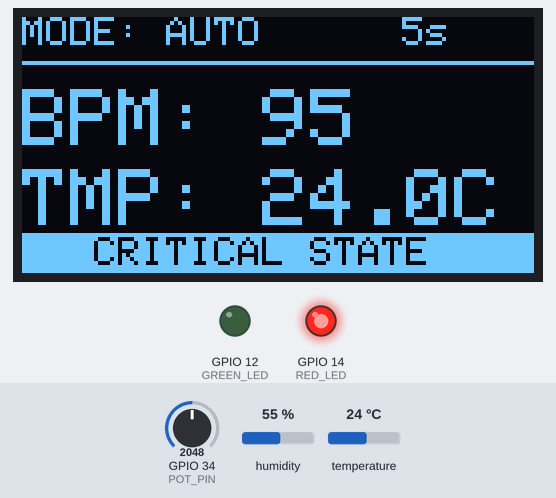
A sketch run on a simulated ESP32. Shown: 128×64 one-colour display, output pins drawn as LEDs (lit = HIGH). Inputs (shaded band) come from the test bench; at power-on: temperature 24 °C, GPIO 34 (POT_PIN) = 2048, humidity 55 %. WiFi joins after 1.5 s; servers stay silent unless stated; no MQTT or app messages arrive unless stated; what the sketch prints to the serial monitor is not drawn.

Above: at 2.7 s.
2.8 s: temperature set to 34.3 °C
At 6.72 s:
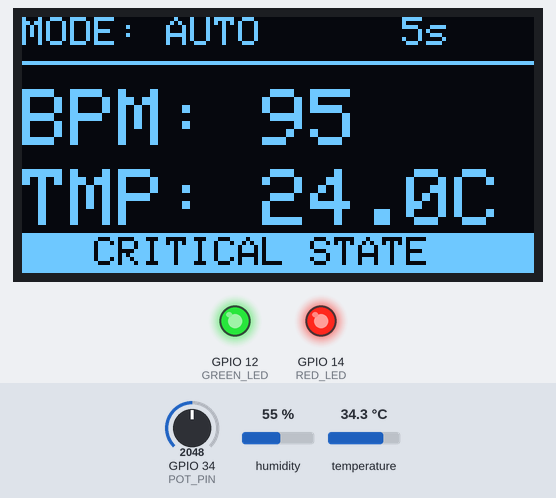
At 7.7 s:
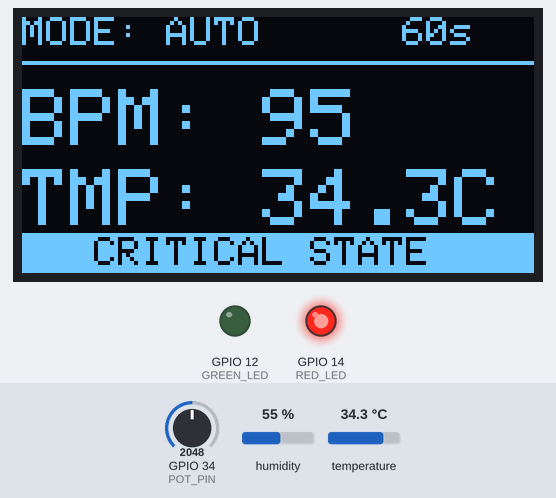
8.3 s: temperature set to 35.6 °C
Timing chart, 0 to 11.3 s (numbered marks = the images above; inputs shaded):
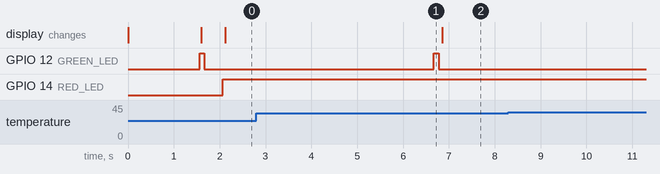

Measured:
- after the input at 2.8 s, the display: changes after 4.0 s (image 2)
- after the input at 8.3 s, every drawn part: stays the same

The sketch:

sketch.ino
```cpp
#include <WiFi.h>
#include <Adafruit_MQTT.h>
#include <Adafruit_MQTT_Client.h>
#include <DHT.h>
#include <Wire.h>
#include <Adafruit_GFX.h>
#include <Adafruit_SSD1306.h>

// --- Pin Definitions ---
#define POT_PIN       34
#define DHT_PIN       15
#define DHT_TYPE      DHT22
#define GREEN_LED     12
#define RED_LED       14

// --- OLED Configuration ---
#define SCREEN_WIDTH 128
#define SCREEN_HEIGHT 64
Adafruit_SSD1306 display(SCREEN_WIDTH, SCREEN_HEIGHT, &Wire, -1);

// --- Wi-Fi & Adafruit IO Credentials ---
#define WLAN_SSID       "Wokwi-GUEST"
#define WLAN_PASS       ""
#define AIO_SERVER      "io.adafruit.com"
#define AIO_SERVERPORT  1883
#define AIO_USERNAME    "raj12"
#define AIO_KEY         "aio_aoWg38lvT63BnR7e1ahm5WBTH67U"

// --- Global State Variables ---
enum MonitoringMode { MODE_AUTO, MODE_MANUAL };
MonitoringMode currentMode = MODE_AUTO;
int currentSamplingRate = 5;
int manualSliderRate = 30;

float currentBPM = 75.0;
float currentTemp = 37.0;
bool isEmergency = false;

// --- FreeRTOS Queue Handles ---
QueueHandle_t samplingRateQueue;

// --- Setup WiFi and MQTT Clients ---
WiFiClient client;
Adafruit_MQTT_Client mqtt(&client, AIO_SERVER, AIO_SERVERPORT, AIO_USERNAME, AIO_KEY);

// --- MQTT Feeds ---
Adafruit_MQTT_Publish pubBPM = Adafruit_MQTT_Publish(&mqtt, AIO_USERNAME "/feeds/heart-rate");
Adafruit_MQTT_Publish pubTemp = Adafruit_MQTT_Publish(&mqtt, AIO_USERNAME "/feeds/temperature");
Adafruit_MQTT_Publish pubMode = Adafruit_MQTT_Publish(&mqtt, AIO_USERNAME "/feeds/sampling-mode");

// Initialize Sensors
DHT dht(DHT_PIN, DHT_TYPE);

// --- Function Prototypes ---
void MQTT_connect();
void vSensorTask(void *pvParameters);
void vProcessingTask(void *pvParameters);
void vDisplayTask(void *pvParameters);
void vMQTTTask(void *pvParameters);

void setup() {
  Serial.begin(115200);
  delay(10);

  pinMode(GREEN_LED, OUTPUT);
  pinMode(RED_LED, OUTPUT);
  analogSetAttenuation(ADC_11db);
  dht.begin();

  // Initialize OLED Display
  if(!display.begin(SSD1306_SWITCHCAPVCC, 0x3C)) {
    Serial.println(F("OLED allocation failed"));
    for(;;);
  }
  display.clearDisplay();
  display.display();

  // Connect to Virtual WiFi
  Serial.print("Connecting to Wi-Fi");
  WiFi.begin(WLAN_SSID, WLAN_PASS);
  while (WiFi.status() != WL_CONNECTED) {
    delay(500);
    Serial.print(".");
  }
  Serial.println("\nWi-Fi Connected!");

  // Create FreeRTOS Queue
  samplingRateQueue = xQueueCreate(1, sizeof(int));

  // --- Create FreeRTOS Tasks ---
  xTaskCreatePinnedToCore(vSensorTask, "Sensor Task", 3072, NULL, 2, NULL, 1);
  xTaskCreatePinnedToCore(vProcessingTask, "Processing Task", 2048, NULL, 3, NULL, 1);
  xTaskCreatePinnedToCore(vDisplayTask, "Display Task", 4096, NULL, 1, NULL, 1);
  xTaskCreatePinnedToCore(vMQTTTask, "MQTT Task", 8192, NULL, 1, NULL, 0);
}

void loop() {
  // Managed completely by FreeRTOS scheduler tasks.
}

// ==========================================
//           FREERTOS TASK DEFINITIONS
// ==========================================

void vSensorTask(void *pvParameters) {
  int localSamplingRate = 5;

  for (;;) {
    if (xQueueReceive(samplingRateQueue, &localSamplingRate, 0) == pdTRUE) {
      currentSamplingRate = localSamplingRate;
    }

    digitalWrite(GREEN_LED, HIGH);
    vTaskDelay(pdMS_TO_TICKS(100));
    digitalWrite(GREEN_LED, LOW);

    int potValue = analogRead(POT_PIN);
    currentBPM = map(potValue, 0, 4095, 50, 140);

    if(currentBPM < 50) currentBPM = 50;

    float t = dht.readTemperature();
    if (!isnan(t)) {
      currentTemp = t;
    }

    Serial.printf("[Sensor] BPM: %.1f | Temp: %.1fC | Rate: %ds\n", currentBPM, currentTemp, currentSamplingRate);

    vTaskDelay(pdMS_TO_TICKS(currentSamplingRate * 1000));
  }
}

void vProcessingTask(void *pvParameters) {
  int targetRate = 5;

  for (;;) {
    if (currentBPM > 100 || currentBPM < 60 || currentTemp > 39.0 || currentTemp < 35.0) {
      isEmergency = true;
      digitalWrite(RED_LED, HIGH);
    } else {
      isEmergency = false;
      digitalWrite(RED_LED, LOW);
    }

    if (currentMode == MODE_AUTO) {
      targetRate = isEmergency ? 5 : 60;
    } else {
      targetRate = manualSliderRate;
    }

    if (targetRate != currentSamplingRate) {
      xQueueOverwrite(samplingRateQueue, &targetRate);
    }

    vTaskDelay(pdMS_TO_TICKS(500));
  }
}

void vDisplayTask(void *pvParameters) {
  for (;;) {
    display.clearDisplay();
    display.setTextColor(SSD1306_WHITE);

    display.setTextSize(1);
    display.setCursor(0, 0);
    if (currentMode == MODE_AUTO) {
      display.print("MODE: AUTO");
    } else {
      display.print("MODE: MANUAL");
    }

    display.setCursor(95, 0);
    display.print(currentSamplingRate);
    display.print("s");

    display.drawFastHLine(0, 11, 128, SSD1306_WHITE);

    display.setTextSize(2);
    display.setCursor(0, 18);
    display.print("BPM: ");
    display.print((int)currentBPM);

    display.setCursor(0, 38);
    display.print("TMP: ");
    display.print(currentTemp, 1);
    display.print("C");

    if (isEmergency) {
      display.fillRect(0, 54, 128, 10, SSD1306_WHITE);
      display.setTextColor(SSD1306_BLACK);
      display.setTextSize(1);
      display.setCursor(18, 55);
      display.print("CRITICAL STATE");
    }

    display.display();
    vTaskDelay(pdMS_TO_TICKS(500));
  }
}

void vMQTTTask(void *pvParameters) {
  TickType_t lastPublishTime = xTaskGetTickCount();

  for (;;) {
    MQTT_connect();

    // Pulled out subscription buffer loops to bypass JSON token crashes entirely
    if ((xTaskGetTickCount() - lastPublishTime) >= pdMS_TO_TICKS(currentSamplingRate * 1000)) {
      if (mqtt.connected()) {
        Serial.println("[MQTT] Publishing fresh vitals to dashboard...");
        if (!pubBPM.publish(currentBPM)) Serial.println("BPM Publish Failed");
        if (!pubTemp.publish(currentTemp)) Serial.println("Temp Publish Failed");
        if (!pubMode.publish((currentMode == MODE_AUTO) ? "AUTO" : "MANUAL")) Serial.println("Mode Publish Failed");
        lastPublishTime = xTaskGetTickCount();
      }
    }

    vTaskDelay(pdMS_TO_TICKS(500));
  }
}

void MQTT_connect() {
  int8_t ret;
  if (mqtt.connected()) return;

  Serial.print("Connecting to MQTT... ");
  uint8_t retries = 3;
  while ((ret = mqtt.connect()) != 0) {
       Serial.println(mqtt.connectErrorString(ret));
       mqtt.disconnect();
       vTaskDelay(pdMS_TO_TICKS(2000));
       retries--;
       if (retries == 0) {
         Serial.println("Connection failed temporarily.");
         return;
       }
  }
  Serial.println("MQTT Connected!");
}
```
